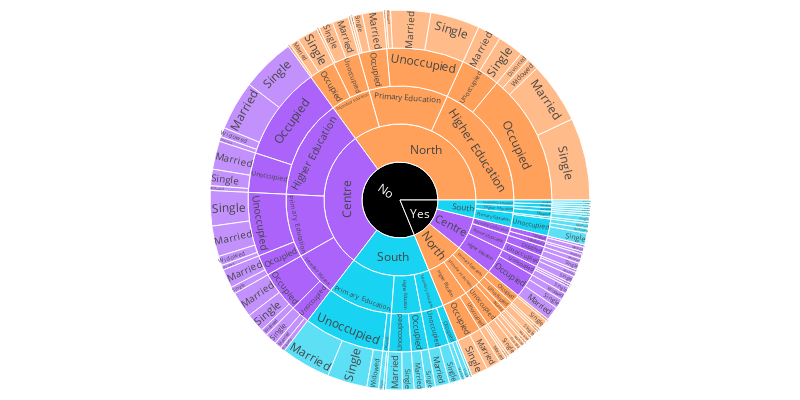

Source (notebook cell):
### Markdown cell above
Another nice plot for visualizing categorical variables is the sunburst plot [[]](#https://plotly.com/python/sunburst-charts/) [[]](https://python-charts.com/part-whole/sunburst-plotly/?utm_content=cmp-true) [[]](https://plotly.com/python/setting-graph-size/). A sunburst plot provides a hierarchical view of data, representing nested categories with concentric circles. Each circle segment corresponds to a category, and the size of each segment reflects its proportion within the overall data. This type of plot is particularly useful for illustrating the relationships and compositions within categorical data, offering an insightful and visually appealing way to explore complex hierarchies. Sunburst plots are valuable for conveying both the distribution and the hierarchical structure of categorical variables in a single, intuitive visualization. The sunburst has been geenrated with the plotly library.

### Code cell
# Create a sunburst plot for violence against women dataset
fig = px.sunburst(
    violence_against_women_dataset, 
    path=['ViolenceOccurred', 'AreaOfResidence', 'Education level', 'Professional Status', 'Marital Status'],  # Hierarchy of categories
    color='AreaOfResidence',  # Color variable for differentiating segments
    color_discrete_map={'(?)': 'black', 'Lunch': 'gold', 'Dinner': 'darkblue'},  # Custom color mapping for specific values
    width=800, height=400  # Set the width and height of the plot
)

# Update layout for better appearance by adjusting margins
fig.update_layout(margin=dict(l=10, r=10, b=10, t=10))

# Show the sunburst plot
fig.show()

### Figure 1 — Plotly figure (JSON) as saved in the notebook; plotly's stock layout.template omitted (floating-point values rounded to 4 significant figures; data arrays with more than 128 entries replaced by an {"elided": "..."} marker saying what was removed)
{"data": [{"branchvalues": "total", "customdata": {"elided": "158x1 str values"}, "domain": {"x": [0, 1], "y": [0, 1]}, "hovertemplate": "labels=%{label}<br>count=%{value}<br>parent=%{parent}<br>id=%{id}<br>AreaOfResidence=%{customdata[0]}<extra></extra>", "ids": {"elided": "158 str values"}, "labels": {"elided": "158 str values"}, "marker": {"colors": {"elided": "158 str values"}}, "name": "", "parents": {"elided": "158 str values"}, "type": "sunburst", "values": {"elided": "158 int values"}}], "layout": {"height": 400, "legend": {"tracegroupgap": 0}, "margin": {"b": 10, "l": 10, "r": 10, "t": 10}, "width": 800}}
